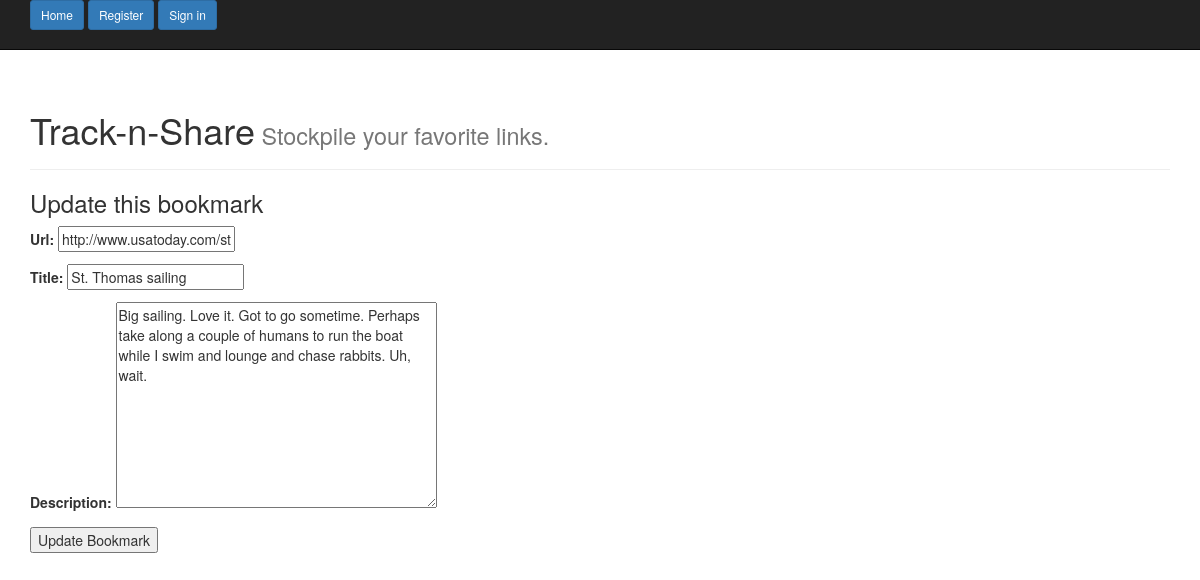
Before: /update/10/ with the older database file.
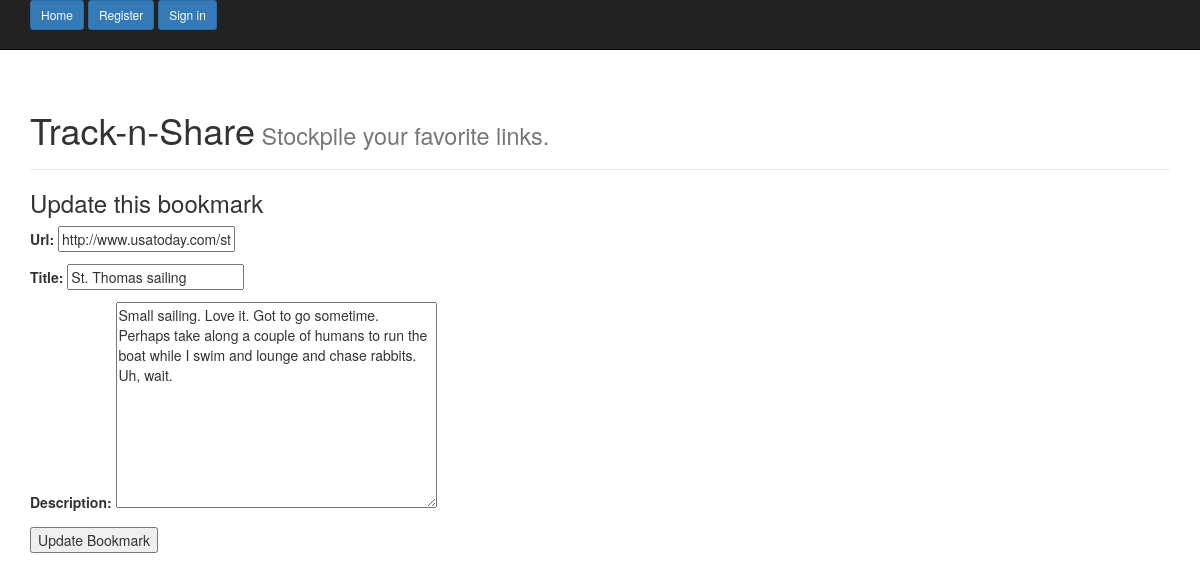
After: the same page with the newer database file.
### shortener_app/models.py (models this page shows, shortened)
class Bookmark(models.Model):
    url = models.URLField()
    title = models.CharField(max_length=60)
    description = models.TextField(blank=True)  # makes this optional
    created = models.DateTimeField(auto_now_add=True)
    url_user = models.ForeignKey(User)
    short_code = models.CharField(max_length=25)
    private = models.BooleanField()
    count = models.IntegerField(default=0)
    class Meta:
        ordering = ['-created']

### shortener_app/views.py (the view)
# urls.py: url(r'^update/(?P<pk>\d+)/$', views.BookmarkUpdate.as_view(), name='update_view'),  # update bookmark
class BookmarkUpdate(UpdateView):
    model = Bookmark
    fields = ['url', 'title', 'description']
    template_name = 'bookmark_update.html'

### templates/bookmark_update.html (shortened to what this page needs)
{% extends 'base.html' %}
{% block content %}
    <h3>Update this bookmark</h3>
        <form action="" method="post">
            {{ form.as_p }}
            <input type="submit" value="Update Bookmark" />
        </form>
{% endblock %}

Changed rows visible on the page:
changed Bookmark "St. Thomas sailing": description "Big sailing. Love it. Got to go sometime. Perhaps take along a couple of humans to run the boat while I swim and lounge and chase rabbits. Uh, wait." → "Small sailing. Love it. Got to go sometime. Perhaps take along a couple of humans to run the boat while I swim and lounge and chase rabbits. Uh, wait."
